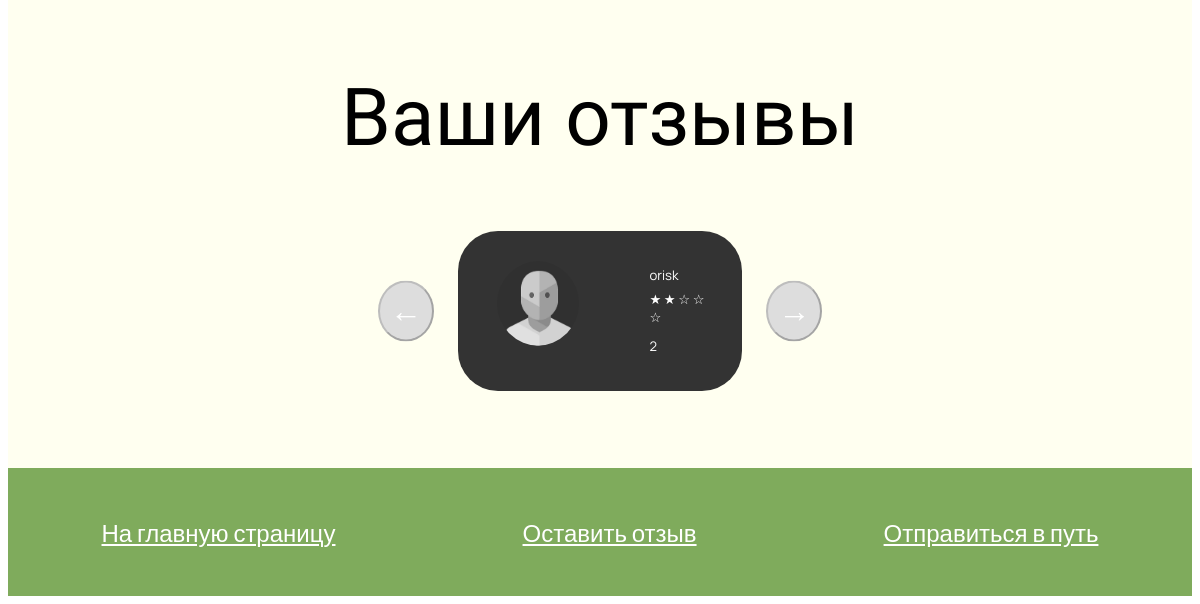
The app's page /Route5/ (lower part), older data.
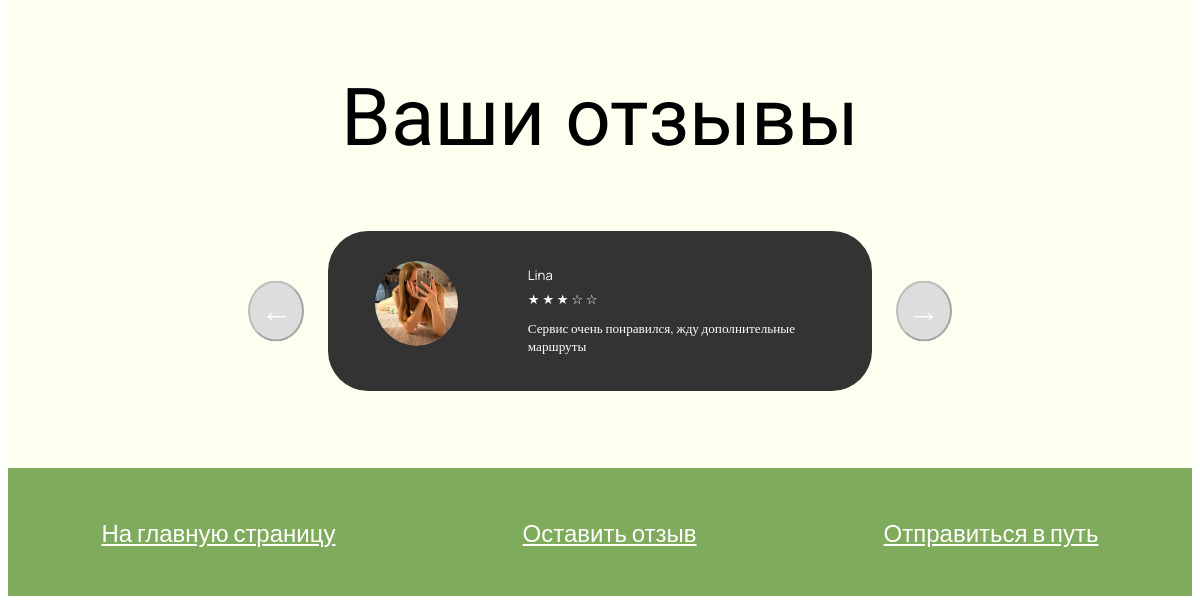
The same page, newer data.
### pages/models.py (models this page shows, shortened)
class Review5(models.Model):
    user = models.ForeignKey(User, on_delete=models.CASCADE)
    rating = models.PositiveIntegerField(choices=[(i, i) for i in range(1, 6)])  # Рейтинг от 1 до 5
    comment = models.TextField()

### users/models.py (models this page shows)
class User (AbstractUser):
    image = models.ImageField(upload_to='users_images', null=True, blank=True, default='users_images/img.png')

### pages/views.py (the view)
# urls.py: path('Route5/', Route_5, name='Route_5'),
def Route_5(request):
    reviews = Review5.objects.all()  # Получаем все отзывы
    stars_range = range(1, 6)  # Диапазон от 1 до 5
    return render(request, 'pages/Route_5.html', {'reviews': reviews, 'stars_range': stars_range})

### pages/templates/pages/Route_5.html (shortened to what this page needs)
{% load static %}
<!DOCTYPE html>
<html lang="en">
<head>
  <link rel="stylesheet" href="/static/vendor/css/R5_css/Route5_head.css">
  <link rel="stylesheet" href="/static/vendor/css/R5_css/Route5_difficult.css">
  <link rel="stylesheet" href="/static/vendor/css/R5_css/Route5_sections.css">
  <link rel="stylesheet" href="/static/vendor/css/R5_css/Route5_feedback.css">
  <link rel="stylesheet" href="/static/vendor/css/R5_css/Route5_down.css">
</head>
<body>
    <section class="sections" id="sections">
     <section class="section-4">
      <section class="content2">
        </section>
    </section>
   </section>
   <div class="feedback">Ваши отзывы</div>
   <div class="review-wrapper">
    <div class="review-section">
      <button class="arrow left" id="prevArrow">←</button>
            {% for review in reviews %}
      <div class="review-container" id="review-0">
          <div class="avatar">
            {% if review.user.image %}
                <img src="{{ review.user.image.url }}" alt="{{ review.user.username }}" class="avatar">
            {% else %}
                <img src="{% static 'img.png' %}" alt="{{ review.user.username }}" class="avatar">
            {% endif %}
          </div>
          <div class="review-content">
              <div class="review-name">{{ review.user.username }}</div>
              <div class="review-stars">
                  {% for i in stars_range %}
                    {% if i <= review.rating %}
                        <span class="empty-star">★</span>
                    {% else %}
                        <span class="empty-star">☆</span>
                  {% endif %}
                  {% endfor %}
              </div>
              <div class="review-text">{{review.comment}}</div>
          </div>
      </div>
            {% endfor %}
      <button class="arrow right" id="nextArrow">→</button>
  </div>
</div>
<div class="down">
  <div class="button-container">
      <a href="{% url 'MainPage' %}" class="button">На главную страницу</a>
      <a href="{% url 'Add_Review' %}" class="button">Оставить отзыв</a>
      <a href="https://yandex.ru/maps/39/rostov-na-donu/?ll=39.765253%2C47.195270&mode=routes&rtext=47.212007%2C39.726179~47.209373%2C39.808091~47.212042%2C39.726253&rtt=bc&ruri=~~&z=14" class="button">Отправиться в путь</a>
  </div>
</body>
</html>

Row changes from the older to the newer data that the page shows:
removed Review5: user.image (picture), user.username "orisk", rating 2 (drawn), comment "2"
added Review5: user.image (picture), user.username "Lina", rating 3 (drawn), comment "Сервис очень понравился, жду дополнительные маршруты"
